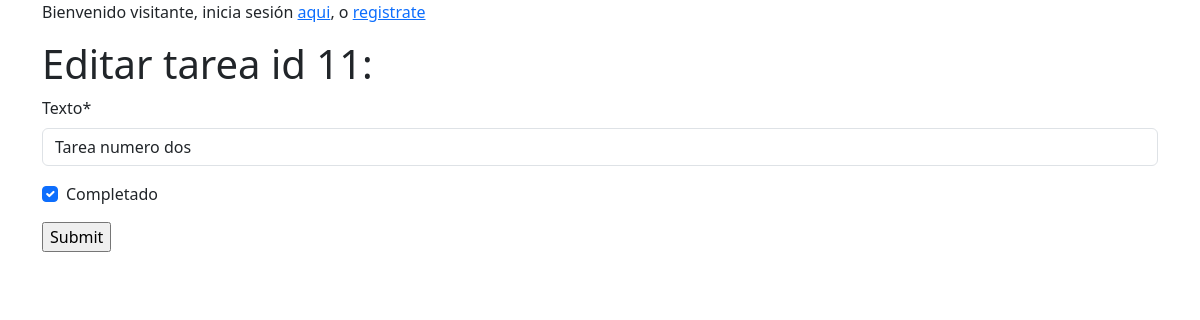
/editar/11, run on the app's committed database.
### web_crud/models.py (models this page shows)
class Tarea(models.Model):
    id = models.BigAutoField(primary_key=True)
    texto = models.CharField(null = False,max_length=1024)
    completado = models.BooleanField()
    creador = models.ForeignKey(User,null=True,on_delete=models.CASCADE)

### web_crud/views.py (the view)
# urls.py: path('editar/<int:id>',views.editar,name='editar'),
def editar(request,id):
    tarea = Tarea.objects.get(id = id)
    if request.method == 'POST':
        form = NuevaTareaForm(request.POST)
        if form.is_valid():
            texto = form.cleaned_data.get('texto')
            completado = form.cleaned_data.get('completado')
            tarea.texto = texto
            tarea.completado = completado
            tarea.save()
            return redirect('lista')
    else:
        form = NuevaTareaForm(initial={
                "texto":tarea.texto,
                "completado":tarea.completado
            })
    return render(request,'editar.html',{"tarea":tarea,"form":form})

### web_crud/forms.py
class NuevaTareaForm(forms.Form):
    texto = forms.CharField( max_length=1024, required=True,min_length=8)
    completado = forms.BooleanField(required=False)

### web_crud/templates/editar.html (shortened to what this page needs)
{% extends "base.html" %}
{% load crispy_forms_tags %}
{% block contenido %}
<h1>Editar tarea id {{tarea.id}}:</h1>
<form action="{% url "editar" tarea.id %}" method="POST">
    {{form|crispy}}
    <input type="submit" value="Submit">
</form>
{% endblock contenido %}

### data on the page
Tarea: id "11", texto "Tarea numero dos", completado "☑"
